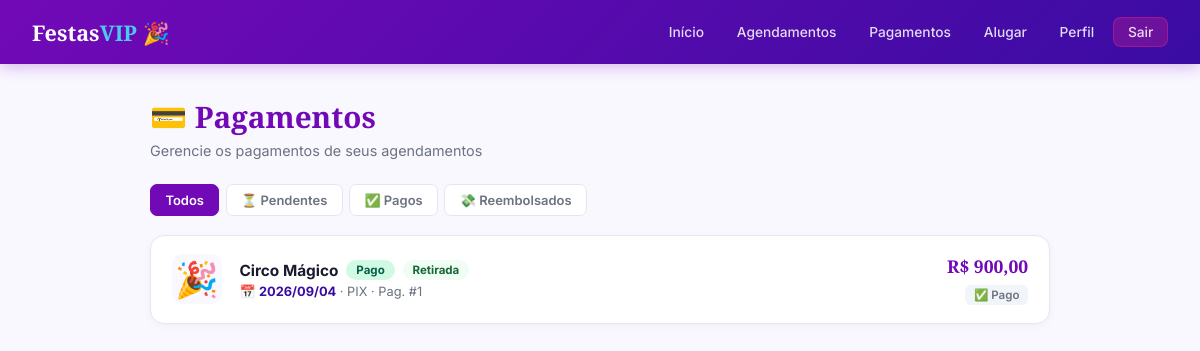
The page /meus-pagamentos (signed in) on the database its author committed.
### tables this page shows
CREATE TABLE pagamentos (
                id                INTEGER PRIMARY KEY AUTOINCREMENT,
                agendamento_id    INTEGER NOT NULL UNIQUE,
                valor             REAL    NOT NULL DEFAULT 0.0,
                status            TEXT    NOT NULL DEFAULT 'Pendente',
                forma_pagamento   TEXT,
                valor_reembolso   REAL    DEFAULT 0.0,
                criado_em         DATETIME DEFAULT CURRENT_TIMESTAMP,
                FOREIGN KEY (agendamento_id) REFERENCES agendamentos(id)
            );

CREATE TABLE agendamentos (
                id                  INTEGER PRIMARY KEY AUTOINCREMENT,
                cliente_id          INTEGER NOT NULL,
                tema_id             INTEGER NOT NULL,
                tema_nome           TEXT    NOT NULL,
                data_evento         DATE    NOT NULL,
                valor_total         REAL    NOT NULL DEFAULT 0.0,
                status              TEXT    NOT NULL DEFAULT 'Pendente',
                entrega_retirada    TEXT    NOT NULL DEFAULT 'Retirada',
                motivo_cancelamento TEXT,
                observacoes         TEXT,
                criado_em           DATETIME DEFAULT CURRENT_TIMESTAMP,
                FOREIGN KEY (cliente_id) REFERENCES clientes(id),
                FOREIGN KEY (tema_id)    REFERENCES temas(id)
            );

### controllers/__init__.py (the view)
@cliente_bp.route("/meus-pagamentos")
@login_required
def meus_pagamentos():
    from database import Database
    from datetime import date, timedelta
    conn = Database.connect()
    rows = conn.execute(
        """SELECT a.id as ag_id, a.data_evento, a.tema_nome, a.valor_total,
                  a.entrega_retirada, a.status as ag_status,
                  p.id as pag_id, p.status as pag_status,
                  p.forma_pagamento, p.valor_reembolso
           FROM agendamentos a
           LEFT JOIN pagamentos p ON p.agendamento_id = a.id
           WHERE a.cliente_id = ?
           ORDER BY a.criado_em DESC""",
        (session["cliente_id"],),
    ).fetchall()
    conn.close()
    hoje = date.today()
    pagamentos = []
    for r in rows:
        d = dict(r)
        try:
            ev = date.fromisoformat(d["data_evento"])
            prazo = ev - timedelta(days=2)
            d["prazo_pag"]    = prazo.strftime("%d/%m/%Y")
            d["prazo_ok"]     = hoje <= prazo
            d["dias_restantes"] = (prazo - hoje).days
        except Exception:
            d["prazo_pag"] = "—"
            d["prazo_ok"]  = False
            d["dias_restantes"] = 0
        pagamentos.append(d)
    return render_template("cliente/meus_pagamentos.html", pagamentos=pagamentos)

### controllers/__init__.py (called while the page is built)
def login_required(f):
    @wraps(f)
    def decorated(*args, **kwargs):
        if "cliente_id" not in session:
            return redirect(url_for("cliente.index"))
        return f(*args, **kwargs)
    return decorated

### database.py (called while the page is built)
    @classmethod
    def connect(cls) -> sqlite3.Connection:
        conn = sqlite3.connect(cls._path)
        conn.row_factory = sqlite3.Row
        conn.execute("PRAGMA foreign_keys = ON")
        return conn

### templates/cliente/meus_pagamentos.html (shortened to what this page needs)
{% extends 'base.html' %}
{% block content %}
<div class="page-header">
    <div>
        <h1>💳 Pagamentos</h1>
        <p class="subtitle" style="margin:0">Gerencie os pagamentos de seus agendamentos</p>
    </div>
</div>
<div class="ftabs">
    <a href="{{ url_for('cliente.meus_pagamentos') }}" class="ftab {{ 'ativo' if not request.args.get('f') }}">Todos</a>
    <a href="?f=pendente" class="ftab {{ 'ativo' if request.args.get('f')=='pendente' }}">⏳ Pendentes</a>
    <a href="?f=pago"     class="ftab {{ 'ativo' if request.args.get('f')=='pago' }}">✅ Pagos</a>
    <a href="?f=reemb"    class="ftab {{ 'ativo' if request.args.get('f')=='reemb' }}">💸 Reembolsados</a>
</div>
{% set f = request.args.get('f','') %}
{% set filtrados = pagamentos %}
{% if f == 'pendente' %}{% set filtrados = pagamentos | selectattr('pag_status','equalto','Pendente') | list %}
{% elif f == 'pago' %}{% set filtrados = pagamentos | selectattr('pag_status','equalto','Pago') | list %}
{% elif f == 'reemb' %}{% set filtrados = pagamentos | selectattr('pag_status','equalto','Reembolsado') | list %}
{% endif %}
{% if filtrados %}
{% for p in filtrados %}
<a href="{{ url_for('cliente.meu_pagamento', ag_id=p.ag_id) }}" class="pag-card">
    <div class="pag-emoji">🎉</div>
    <div class="pag-body">
        <div class="pag-titulo">
            {{ p.tema_nome }}
            <span class="badge badge-{{ p.pag_status or 'Pendente' }}">{{ p.pag_status or 'Pendente' }}</span>
            <span class="badge badge-{{ p.entrega_retirada }}">{{ p.entrega_retirada }}</span>
        </div>
        <div class="pag-meta">
            📅 <strong>{{ p.data_evento | replace('-','/') }}</strong>
            {% if p.forma_pagamento %} · {{ p.forma_pagamento }}{% endif %}
            {% if p.pag_id %} · Pag. #{{ p.pag_id }}{% endif %}
        </div>
    </div>
    <div class="pag-right">
        <span class="pag-valor">R$ {{ "%.2f" | format(p.valor_total) | replace(".",",") }}</span>
        {% if p.pag_status == 'Pago' %}
            <span class="prazo-tag prazo-pago">✅ Pago</span>
        {% elif p.pag_status == 'Reembolsado' %}
            <span class="prazo-tag" style="background:#dbeafe;color:#1d4ed8">💸 Reembolsado</span>
        {% elif p.prazo_ok %}
            <span class="prazo-tag prazo-ok">⏳ Pagar →</span>
        {% else %}
            <span class="prazo-tag prazo-vencido">⏰ Expirado</span>
        {% endif %}
    </div>
</a>
{% endfor %}
{% endif %}
{% endblock %}

### templates/base.html (style rules this page uses)
*,*::before,*::after { box-sizing:border-box;margin:0;padding:0 }
:root { --rosa:#f72585;--roxo:#7209b7;--azul:#3a0ca3;--ciano:#4cc9f0;--off:#faf8ff;--cinza:#6b7280;--borda:#e5e7f0;--shadow:0 4px 24px rgba(114,9,183,.12);--r:14px }
body { font-family:'Inter',sans-serif;background:var(--off);color:#1a1a2e;min-height:100vh }
h1 { font-family:'Playfair Display',serif;font-size:1.85rem;font-weight:900;color:var(--roxo);margin-bottom:.3rem }
.subtitle { color:var(--cinza);font-size:.9rem;margin-bottom:1.4rem }
.badge { display:inline-flex;align-items:center;padding:.2rem .62rem;border-radius:20px;font-size:.72rem;font-weight:700;white-space:nowrap }
.badge-Pago { background:#d1fae5;color:#065f46 }
.badge-Retirada { background:#f0fdf4;color:#166534 }

### templates/cliente/meus_pagamentos.html (style rules this page uses)
.page-header { display:flex;align-items:center;justify-content:space-between;flex-wrap:wrap;gap:.8rem;margin-bottom:1.6rem }
.pag-card { background:#fff;border:1.5px solid #e5e7f0;border-radius:14px; padding:1.1rem 1.3rem;margin-bottom:.8rem; display:grid;grid-template-columns:auto 1fr auto;gap:.8rem 1.1rem; align-items:center;box-shadow:0 2px 8px rgba(0,0,0,.04); transition:box-shadow .18s;text-decoration:none;color:inherit; }
.pag-emoji { font-size:2.2rem;width:50px;height:50px;background:#faf8ff;border-radius:10px;display:flex;align-items:center;justify-content:center;flex-shrink:0 }
.pag-titulo { font-weight:700;font-size:.96rem;color:#1a1a2e;margin-bottom:.2rem;display:flex;align-items:center;gap:.5rem;flex-wrap:wrap }
.pag-meta { font-size:.8rem;color:#6b7280 }
.pag-meta strong { color:#3a0ca3 }
.pag-right { text-align:right;flex-shrink:0 }
.pag-valor { font-family:'Playfair Display',serif;font-size:1.1rem;font-weight:800;color:#7209b7;display:block;margin-bottom:.35rem }
.prazo-tag { font-size:.72rem;font-weight:600;padding:.18rem .55rem;border-radius:6px;display:inline-block }
.prazo-pago { background:#f1f5f9;color:#6b7280 }
.ftabs { display:flex;gap:.4rem;margin-bottom:1.2rem;flex-wrap:wrap }
.ftab { padding:.42rem .9rem;border-radius:7px;font-size:.81rem;font-weight:600;text-decoration:none;color:#6b7280;border:1.5px solid #e5e7f0;background:#fff;transition:all .14s }
.ftab.ativo { background:#7209b7;color:#fff;border-color:#7209b7 }

### rows shown on the page
pagamentos: tema_nome "Circo Mágico", status "Pago", entrega_retirada "Retirada", data_evento "2026/09/04", forma_pagamento "PIX", pag_id "1", shows "✅ Pago"
agendamentos: valor_total "900,00"
